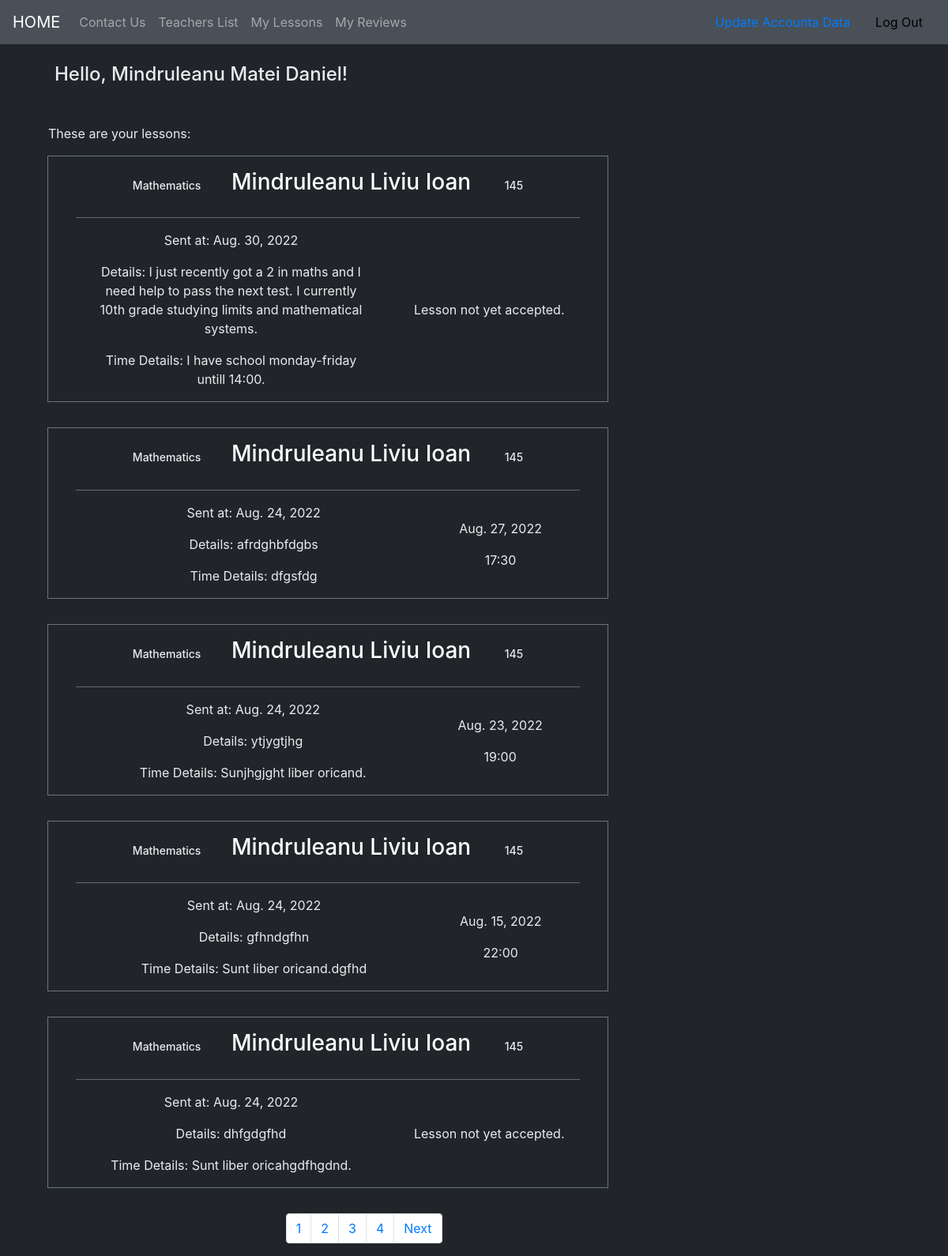
Page /lessons/s/8/ (signed in) on the earlier database version.
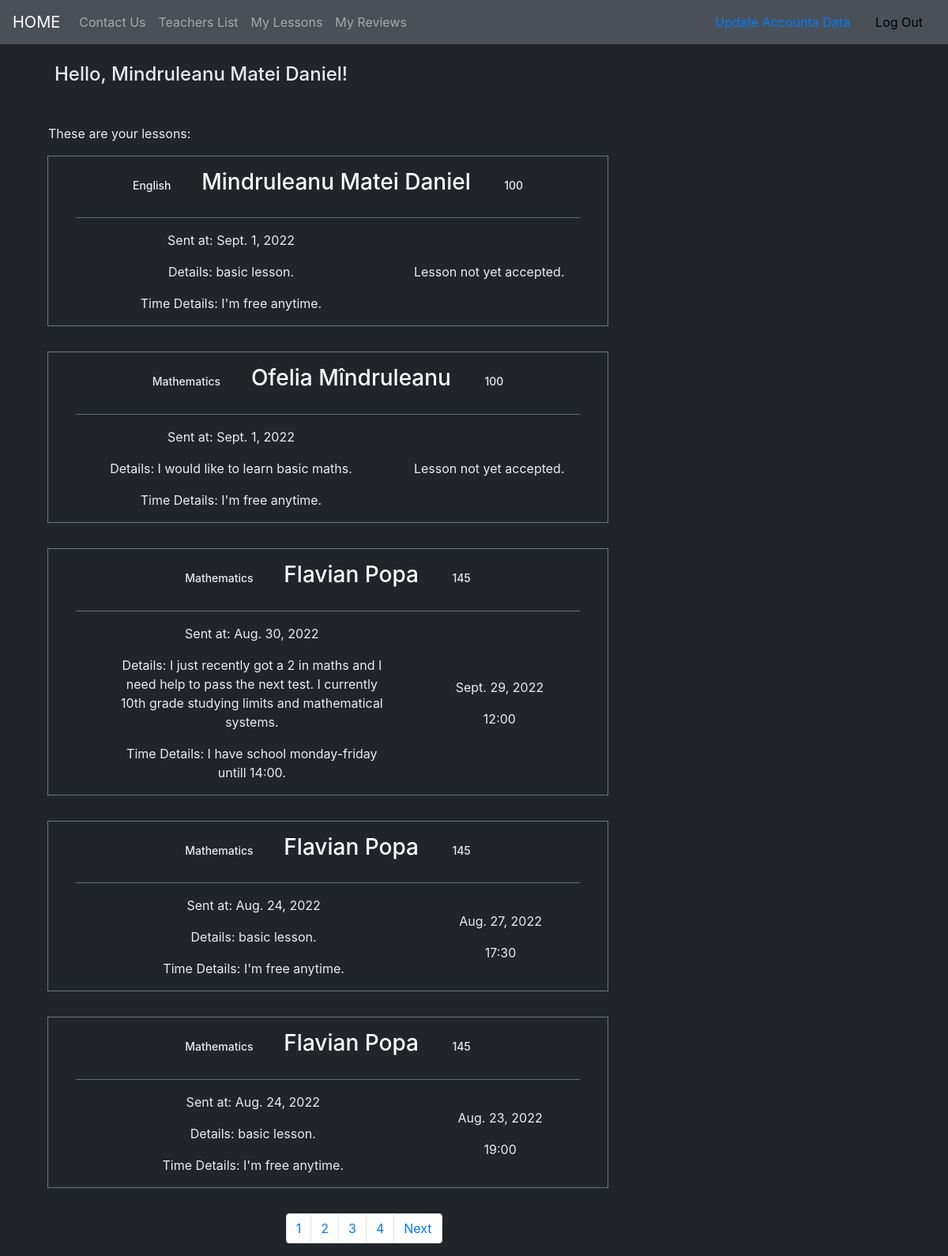
Same page on the later database version.
### lessons/models.py (models this page shows, shortened)
class Lesson(models.Model):
    user = models.ForeignKey(User, on_delete=models.CASCADE)
    teacher = models.ForeignKey(Teacher, on_delete=models.CASCADE, null=True)
    sent_date = models.DateField(auto_now_add=True)
    accepted = models.BooleanField(default=False)
    planned_date = models.DateField(auto_now_add=False, null=True, blank=True)
    planned_time = models.CharField(max_length=164, null=True, blank=True)
    description = models.TextField()
    time_description = models.TextField(default="Sunt liber oricand.")
    class Meta:
        ordering = ["-sent_date"]

### accounts/models.py (models this page shows, shortened)
class Teacher(models.Model):
    user = models.OneToOneField(User, on_delete=models.CASCADE, primary_key=True)
    subject = models.ForeignKey(Subject, on_delete=models.SET_NULL, null=True)
    price = models.IntegerField(default=100)

class Subject(models.Model):
    name = models.CharField(max_length=264)
    def __str__(self):
        return self.name

class User(AbstractUser):
    phone_number = models.CharField(max_length=10,blank=False, validators=[phone_number_validator], unique=True)
    email = models.EmailField(unique=True)
    is_student = models.BooleanField(default=False)
    is_teacher = models.BooleanField(default=False)

### lessons/views.py (the view)
# urls.py: path('s/<int:pk>/', views.StudentLessons.as_view(), name='student_lessons'),
@method_decorator([login_required, student_required], name='dispatch')
class StudentLessons(generic.ListView):
    model = Lesson
    template_name = 'lessons/student_lessons_list.html'
    paginate_by = 5
    def get_queryset(self):
        queryset = super(StudentLessons, self).get_queryset()
        queryset = queryset.filter(user=self.request.user)
        return queryset
    def get_context_data(self,**kwargs):
        context = super().get_context_data(**kwargs)
        context['user'] = self.request.user
        return context

### lessons/templates/lessons/student_lessons_list.html
{% extends "base.html" %}
{% load bootstrap_icons %}
{% block extra_css %}
    {% load static %}
    <link rel="stylesheet" type="text/css" href="{% static 'invicta/css/lessons_and_reviews.css' %}" >
{% endblock %}
{% block content %}
    <h4 class="list-title">Hello, {{user.first_name}} {{user.last_name}}!</h4>
    <p class="list-paragraph">These are your lessons:</p>
    <div class="col-md-8">
        {% for lesson in object_list  %}
            {% include "lessons/_student_lesson.html" %}
        {% endfor %}
        {% include "_pagination.html" %}
    </div>
{% endblock %}

### lessons/templates/lessons/_student_lesson.html (shortened to what this page needs)
{% load bootstrap_icons %}
<div class="lessons_list_div">
    <h3 class="lesson_title">
        <span> {{lesson.teacher.subject}} </span>
        <a class="lessons-a" href="{% url 'profiles:profile_detail' slug=lesson.teacher.profile.slug %}">
            {{ lesson.teacher.user.first_name }} {{ lesson.teacher.user.last_name }}
        </a>
        <span>
            {{lesson.teacher.price}}
        </span>
    </h3>
    <hr class="lesson_hr">
    <div class="lesson_info">
        <div class="student_lesson_left_side">
            <p>
                Sent at: {{ lesson.sent_date }}
            </p>
            <p>
                Details: {{ lesson.description }}
            </p>
            <p>
                Time Details: {{ lesson.time_description }}
            </p>
        </div>
        <div class="student_lesson_right_side">
            {% if lesson.accepted %}
                <p>
                    {{ lesson.planned_date }}
                </p>
                <p>
                    {{ lesson.planned_time }}
                </p>
            {% else %}
                <p>Lesson not yet accepted.</p>
            {% endif %}
        </div>
    </div>
</div>

Differences in the rows shown:
no longer on this page (row edited): Lesson: teacher.subject "Mathematics", teacher.user.first_name "Mindruleanu", teacher.user.last_name "Liviu Ioan", teacher.price "145", sent_date "Aug. 24, 2022", description "gfhndgfhn", time_description "Sunt liber oricand.dgfhd", planned_date "Aug. 15, 2022", planned_time "22:00"
no longer on this page (row edited): Lesson: teacher.subject "Mathematics", teacher.user.first_name "Mindruleanu", teacher.user.last_name "Liviu Ioan", teacher.price "145", sent_date "Aug. 24, 2022", description "dhfgdgfhd", time_description "Sunt liber oricahgdfhgdnd.", accepted "Lesson not yet accepted."
added Lesson: teacher.subject "English", teacher.user.first_name "Mindruleanu", teacher.user.last_name "Matei Daniel", teacher.price "100", sent_date "Sept. 1, 2022", description "basic lesson.", time_description "I'm free anytime.", accepted "Lesson not yet accepted."
added Lesson: teacher.subject "Mathematics", teacher.user.first_name "Ofelia", teacher.user.last_name "Mîndruleanu", teacher.price "100", sent_date "Sept. 1, 2022", description "I would like to learn basic maths.", time_description "I'm free anytime.", accepted "Lesson not yet accepted."
changed Lesson "I have school monday-friday untill 14:00.": teacher.user.first_name "Mindruleanu" → "Flavian"; teacher.user.last_name "Liviu Ioan" → "Popa"; planned_date (not shown) → "Sept. 29, 2022"; planned_time (not shown) → "12:00"; no longer shows "Lesson not yet accepted."
changed Lesson "Aug. 27, 2022": teacher.user.first_name "Mindruleanu" → "Flavian"; teacher.user.last_name "Liviu Ioan" → "Popa"; description "afrdghbfdgbs" → "basic lesson."; time_description "dfgsfdg" → "I'm free anytime."
changed Lesson "Aug. 23, 2022": teacher.user.first_name "Mindruleanu" → "Flavian"; teacher.user.last_name "Liviu Ioan" → "Popa"; description "ytjygtjhg" → "basic lesson."; time_description "Sunjhgjght liber oricand." → "I'm free anytime."
